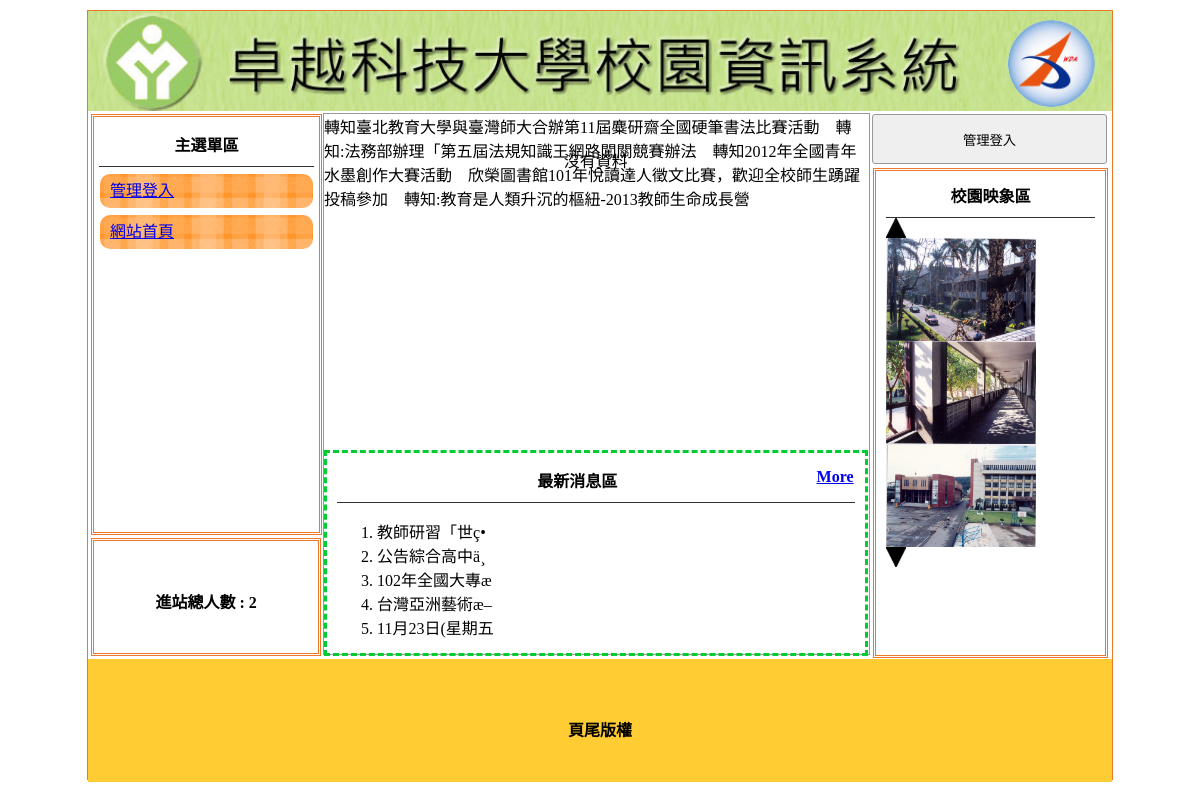
Before: / with the older database file.
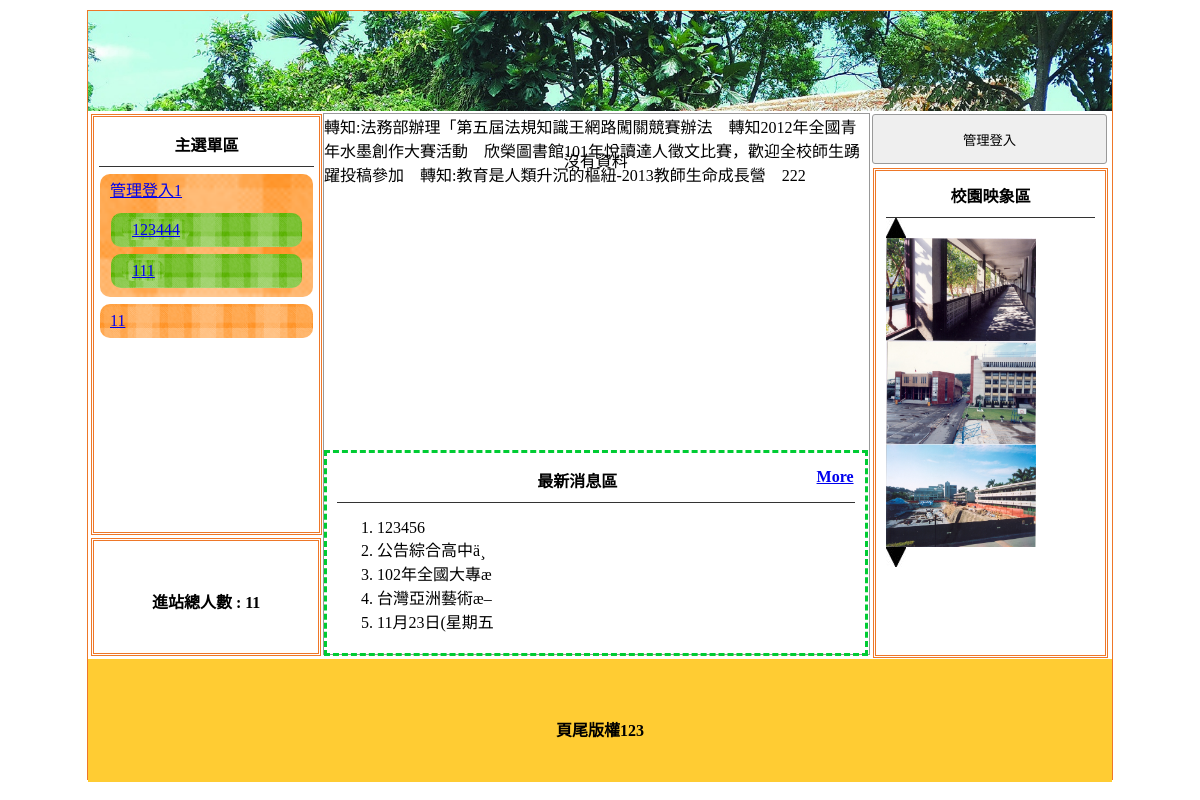
After: the same page with the newer database file.
### tables this page shows
CREATE TABLE `title` (
  `id` int(11) NOT NULL,
  `file` text NOT NULL,
  `text` text NOT NULL,
  `display` int(11) NOT NULL
);

CREATE TABLE `menu` (
  `id` int(11) NOT NULL,
  `text` text NOT NULL,
  `href` text NOT NULL,
  `display` int(11) NOT NULL,
  `parent` int(11) NOT NULL
);

CREATE TABLE `news` (
  `id` int(11) NOT NULL,
  `text` text NOT NULL,
  `display` int(11) NOT NULL
);

CREATE TABLE `gallery` (
  `id` int(11) NOT NULL,
  `file` text NOT NULL,
  `display` int(11) NOT NULL
);

CREATE TABLE `footer` (
  `text` text NOT NULL
);

### func.php (called while the page is built, shortened)
<?php
	function sql($tbl, $show)
	{
		$sql = "select * from ".$tbl;
		if($show)	$sql .= " where display = 1";
		return $sql;
	}
?>

### auth.php (called while the page is built, shortened)
<?php
	include_once "func.php";
	include_once "sql.php";
	if(empty($_SESSION["user"]))
	{
		$btn = "管理登入";
		$btnlink = "login.php";
	}
	else
	{
		$btn = "回後台管理";
		$btnlink = "admin.php";
	}
?>

### index.php (the view, shortened to what this page needs)
<!DOCTYPE html PUBLIC "-//W3C//DTD XHTML 1.0 Transitional//EN" "http://www.w3.org/TR/xhtml1/DTD/xhtml1-transitional.dtd">
<html xmlns="http://www.w3.org/1999/xhtml"><head><meta http-equiv="Content-Type" content="text/html; charset=UTF-8">
<?php
	include_once "sql.php";
	include_once "auth.php";
?>
<link href="./assets/css.css" rel="stylesheet" type="text/css">
</head>
<body>
	<div id="main">
    	<a title="<?=$title_text?>" href="./index.php"><div class="ti" style="background:url(&#39;img/<?=$title?>&#39;); background-size:cover;"></div></a>
        	<div id="ms">
             	<div id="lf" style="float:left;">
            		<div id="menuput" class="dbor">
                    	                            <span class="t botli">主選單區</span>
													<?=$menu?>
                                                </div>
                    <div class="dbor" style="margin:3px; width:95%; height:20%; line-height:100px;">
                    	<span class="t">進站總人數 :
                        	<?=$visit?>                        </span>
                    </div>
        		</div>
                <div class="di" style="height:540px; border:#999 1px solid; width:53.2%; margin:2px 0px 0px 0px; float:left; position:relative; left:20px;">
                	                     <marquee scrolldelay="120" direction="left" style="position:absolute; width:100%; height:40px;"><?=$mar?>
                    	                    </marquee>
                    <div style="height:32px; display:block;"></div>
                	<div style="width:100%; padding:2px; height:290px;">
                    	<div id="mwww" loop="true" style="width:100%; height:100%;">
                        	                                <div style="width:99%; height:100%; position:relative;" class="cent">沒有資料</div>
                                                        </div>
                    </div>
                	<div style="width:95%; padding:2px; height:190px; margin-top:10px; padding:5px 10px 5px 10px; border:#0C3 dashed 3px; position:relative;">
                    		<span class="t botli">最新消息區
							<?php
								$result = mysqli_query($link, sql("news", 1));
								$num = mysqli_num_rows($result);
								if($num > 5)
								{
							?>
							<a href="news.php" style="float:right">More
                            								</a>
															<?php
								}
								?>
								</span>
                            <ul class="ssaa" style="list-style-type:decimal;">
							<?php
								$result = mysqli_query($link, sql("news", 1)." limit 5");
								while($row = mysqli_fetch_array($result))
								{
									$part = substr($row["text"], 0, 20);
									?>
									<li><?=$part?><span class="all" style="display:none"><?=$row["text"]?>?</span></li>
									<?php
								}
							?>
                            	                            </ul>
                    </div>
                	                </div>
                                 <div class="di di ad" style="height:540px; width:23%; padding:0px; margin-left:22px; float:left; ">
                	<button style="width:100%; margin-left:auto; margin-right:auto; margin-top:2px; height:50px;" onclick="lo(&#39;<?=$btnlink?>&#39;)"><?=$btn?></button>
                	<div style="width:89%; height:480px;" class="dbor">
                    	<span class="t botli">校園映象區</span>
						<?=$gallery?>
                    </div>
                </div>
                            </div>
            	<div style="width:1024px; left:0px; position:relative; background:#FC3; margin-top:4px; height:123px; display:block;">
                	<span class="t" style="line-height:123px;"><?=$footer?></span>
                </div>
    </div>
</body></html>

### sql.php (shortened to what this page needs)
<?php
	include_once "func.php";
	$link = mysqli_connect("localhost", "root", "", "dbxx");
	mysqli_query($link, "set names utf8");
	$result = mysqli_query($link, sql("title", 1));
	$row = mysqli_fetch_array($result);
	$title = $row["file"];
	$title_text = $row["text"];
	$footer = mysqli_fetch_array(mysqli_query($link, sql("footer", 0)))["text"];
	$gallery = "<img src='img/01E01.jpg' onclick='pp(1)'><br>";
	$i = 0;
	$result = mysqli_query($link, sql("gallery", 1));
	while($row = mysqli_fetch_array($result))
	{
		$gallery .= "<img src='img/".$row["file"]."' class='im' id='ssaa".$i."' width='150' height='103'>";
		$i++;
	}
	$gallery .= "<br><img src='img/01E02.jpg' onclick='pp(2)'>";
	$visit = mysqli_fetch_array(mysqli_query($link, sql("visit", 0)))["count"];
	$menu = "";
	$result = mysqli_query($link, sql("menu", 1)." and parent = 0");
	while($row = mysqli_fetch_array($result))
	{
		$menu .= "<div class='mainmu'><a href='".$row["href"]."'>".$row["text"]."</a>";
		$result2 = mysqli_query($link, sql("menu", 1)." and parent = '".$row["id"]."'");
		while($row2 = mysqli_fetch_array($result2))
		{
			$menu .= "<div class='mainmu2 mw'><a href='".$row2["href"]."' class='mainmu2 mw'>".$row2["text"]."</a></div>";
		}
		$menu .= "</div>";
	}
	$mar = "";
	$result = mysqli_query($link, sql("advert", 1));
	while($row = mysqli_fetch_array($result))
	{
		$mar .= $row["text"]."&emsp;";
	}
?>

### assets/css.css (style rules this page uses)
body { padding:0px; margin:0px; }
#main { width:1024px; height:768px; margin:10px auto 10px auto; border:#EE7728 1px solid; position:relative; }
.ti { width:100%; height:100px; position:relative; background-size:cover; background-repeat:no-repeat; }
.dbor { border:#EE7728 double 3px; margin:1px; padding:2px 10px 2px 10px; }
.t { font-weight:800; display:block; text-align:center; padding:10px 1px 10px 1px; }
.botli { border-bottom:#333 1px solid; }
.mainmu { position:relative; border-radius:10px; background:url(icon/menu.fw.png) center no-repeat; background-size:cover; line-height:30px; padding:2px 10px 2px 10px; margin:7px 1px 7px 1px; }
.mainmu2 { position:relative; border-radius:10px; background:url(icon/menu3.fw.png)center no-repeat; background-size:100% 100%; line-height:30px; padding:2px 10px 2px 10px; margin:7px 1px 7px 1px; }
#lf { height:540px; width:21%; display:inline-block; }
#menuput { width:100%; height:75%; position:relative; padding:5px; display:block; margin: 3px; }
.di { display:inline-block; }
.ad { margin:1px; padding:2px 10px 2px 10px; }
.cent { text-align:center; }
input,button { border:#999 1px solid; border-radius:3px; background:#EFEFEF; padding:5px; margin:3px; }

Changed rows visible on the page:
removed menu: text "網站首頁"
no longer on this page (row edited): gallery: file (picture)
removed footer: text "頁尾版權"
changed title: file: a different picture
changed menu: text "管理登入" → "管理登入1"
added menu: text "123444", shown under "管理登入1"
added menu: text "111", shown under "管理登入1"
added menu: text "11"
changed news (number 1 of 5 on the later page): text "教師研習「世ç•" → "123456"
now on this page (row unchanged): gallery: file (picture)
added footer: text "頁尾版權123"
Other visible differences:
$visit: "2" → "11"
$mar: "轉知臺北教育大學與臺灣師大合辦第11屆麋研齋全國硬筆書法比賽活動 轉知:法務部辦理「第五屆法規知識王網路闖關競賽辦法 轉知2012年全國青年水墨創作大賽活動 欣榮圖書館101年悅讀達人徵文比賽，歡迎全校師生踴躍投稿參加 轉知:教育是人類升沉的樞紐-2013教師生命成長營" → "轉知:法務部辦理「第五屆法規知識王網路闖關競賽辦法 轉知2012年全國青年水墨創作大賽活動 欣榮圖書館101年悅讀達人徵文比賽，歡迎全校師生踴躍投稿參加 轉知:教育是人類升沉的樞紐-2013教師生命成長營 222"
